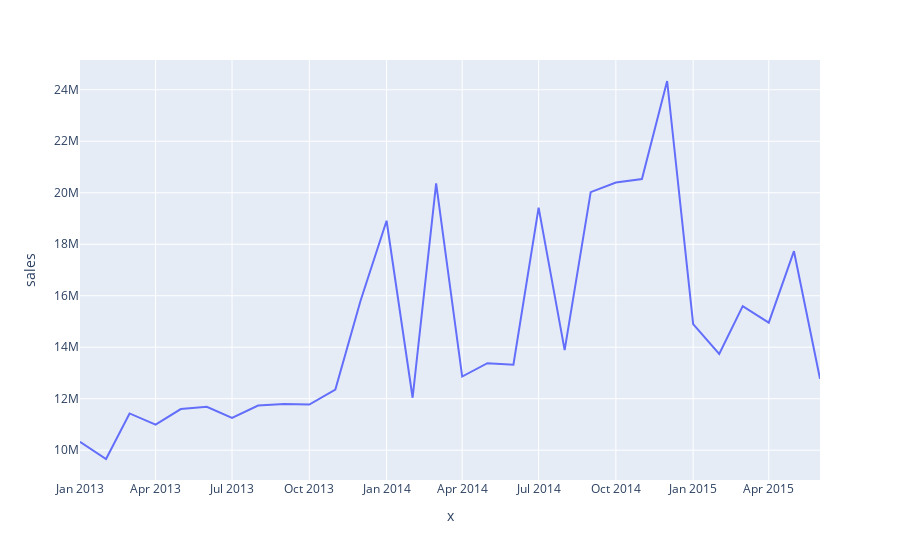

Notebook code cell kept with this figure:
### Code cell
import plotly.express as px
fig = px.line(
    por_mes,
    x=por_mes.index.values,
    y='sales'
)
fig.show()

### Figure 1 — Plotly figure (JSON) as saved in the notebook; plotly's stock layout.template omitted (floating-point values rounded to 4 significant figures)
{"data": [{"hovertemplate": "x=%{x}<br>sales=%{y}<extra></extra>", "legendgroup": "", "line": {"color": "#636efa", "dash": "solid"}, "marker": {"symbol": "circle"}, "mode": "lines", "name": "", "orientation": "v", "showlegend": false, "type": "scatter", "x": ["2013-01", "2013-02", "2013-03", "2013-04", "2013-05", "2013-06", "2013-07", "2013-08", "2013-09", "2013-10", "2013-11", "2013-12", "2014-01", "2014-02", "2014-03", "2014-04", "2014-05", "2014-06", "2014-07", "2014-08", "2014-09", "2014-10", "2014-11", "2014-12", "2015-01", "2015-02", "2015-03", "2015-04", "2015-05", "2015-06"], "xaxis": "x", "y": [10330000.0, 9659000.0, 11430000.0, 10990000.0, 11600000.0, 11690000.0, 11260000.0, 11740000.0, 11790000.0, 11780000.0, 12360000.0, 15800000.0, 18910000.0, 12040000.0, 20370000.0, 12860000.0, 13380000.0, 13320000.0, 19420000.0, 13890000.0, 20020000.0, 20400000.0, 20530000.0, 24340000.0, 14900000.0, 13740000.0, 15600000.0, 14960000.0, 17730000.0, 12780000.0], "yaxis": "y"}], "layout": {"autosize": true, "legend": {"tracegroupgap": 0}, "margin": {"t": 60}, "xaxis": {"anchor": "y", "autorange": true, "domain": [0, 1], "range": ["2013-01-01", "2015-06-01"], "title": {"text": "x"}, "type": "date"}, "yaxis": {"anchor": "x", "autorange": true, "domain": [0, 1], "range": [8843000.0, 25160000.0], "title": {"text": "sales"}, "type": "linear"}}}
